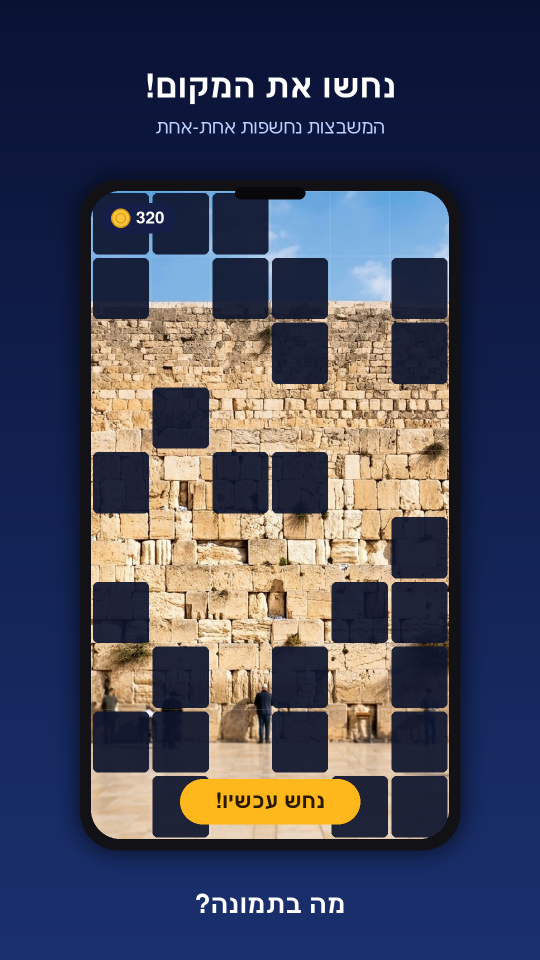
#> input picture google-play-assets/graphics/screenshots/phone_screenshot_1.png, 1080 x 1920 px, found by its file name (shown at 1/2 size); its folder holds only this picture in this run
$ python build_ipad_screenshots.py
#> lines starting #> are read from the running program, lines starting #| are printed output that depends on the picture
#!/usr/bin/env python3
# -*- coding: utf-8 -*-
"""Derive iPad screenshots from the 1080x1920 phone marketing shots.

App Store Connect requires 13" iPad screenshots when the build supports iPad
(Flutter apps are universal). iPad is much wider (3:4), so we place the phone
shot centered on a navy canvas. The canvas uses the SAME vertical gradient as
the phone shots, scaled to the same height, so the side fill blends seamlessly
(no visible seam) — and no content is cropped.

Sizes: 13" iPad = 2064x2752, 12.9" iPad = 2048x2732 (both accepted by ASC).
"""
import os
from PIL import Image

ROOT = "/home/user/WhoIsThere"
SRC = os.path.join(ROOT, "google-play-assets", "graphics", "screenshots")
OUT = os.path.join(ROOT, "google-play-assets", "graphics", "screenshots-apple")

# Same gradient the phone shots use (build_play_assets.vgradient top->bottom).
TOP = (10, 18, 52)
BOTTOM = (26, 48, 110)

TARGETS = [
    ("ipad_13_2064x2752", 2064, 2752),
    ("ipad_12_9_2048x2732", 2048, 2732),
]


def vgradient(w, h, top, bottom):
    base = Image.new("RGB", (w, h), top)
    grad = Image.new("L", (1, h))
    for y in range(h):
        grad.putpixel((0, y), int(255 * y / max(1, h - 1)))
    grad = grad.resize((w, h))
    base.paste(Image.new("RGB", (w, h), bottom), (0, 0), grad)
    return base


srcs = sorted(f for f in os.listdir(SRC)
              if f.startswith("phone_screenshot_") and f.endswith(".png"))
for folder, tw, th in TARGETS:
    d = os.path.join(OUT, folder)
    os.makedirs(d, exist_ok=True)
    for f in srcs:
        im = Image.open(os.path.join(SRC, f)).convert("RGB")
#> im is the input picture: PIL image 1080x1920 RGB; mean R, G, B 69.6, 71.6, 89.8
        # Scale to the FULL canvas height; width ends up < canvas width.
        scale = th / im.height
#> scale = 1.43
        nw, nh = int(im.width * scale + 0.5), th
#> nw = 1548; nh = 2752
        im = im.resize((nw, nh), Image.LANCZOS)
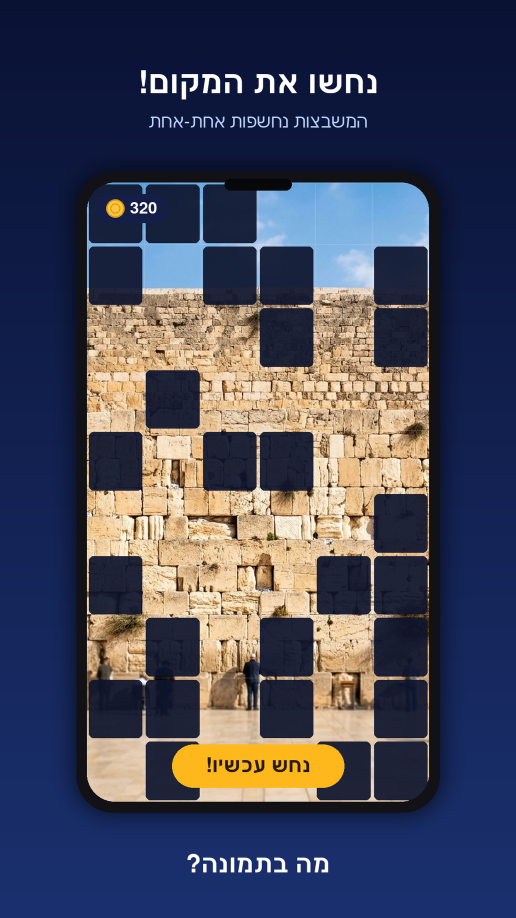
#> im: PIL image 1548x2752 RGB (shown at 1/3 size); mean R, G, B 69.5, 71.6, 89.8
        canvas = vgradient(tw, th, TOP, BOTTOM)
#> in vgradient, `base = Image.new("RGB", (w, h), top)`:
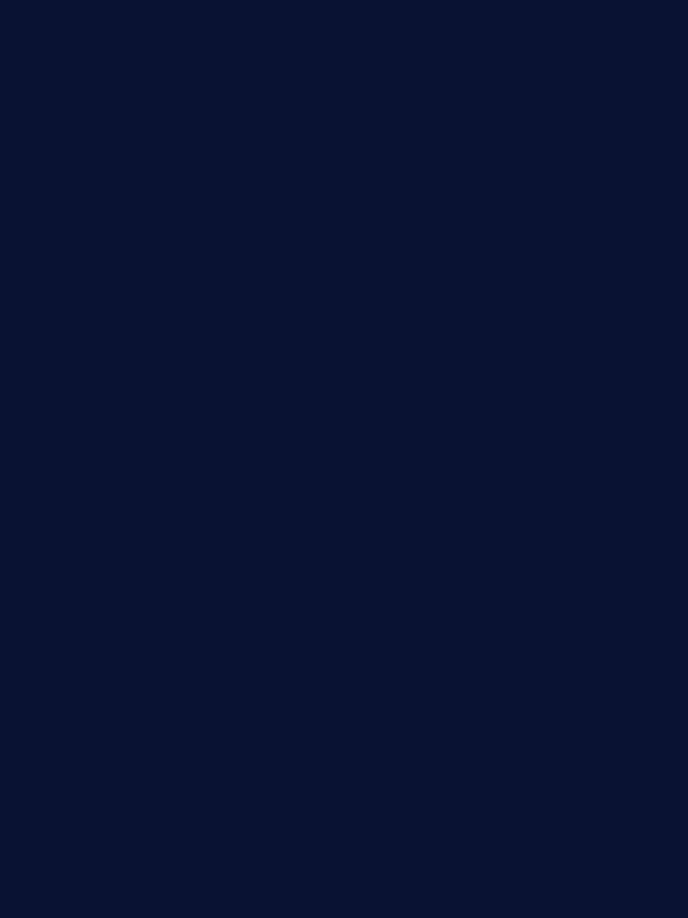
#> base: PIL image 2064x2752 RGB (shown at 1/3 size); mean R, G, B 10, 18, 52
#> in vgradient, `grad = grad.resize((w, h))`:
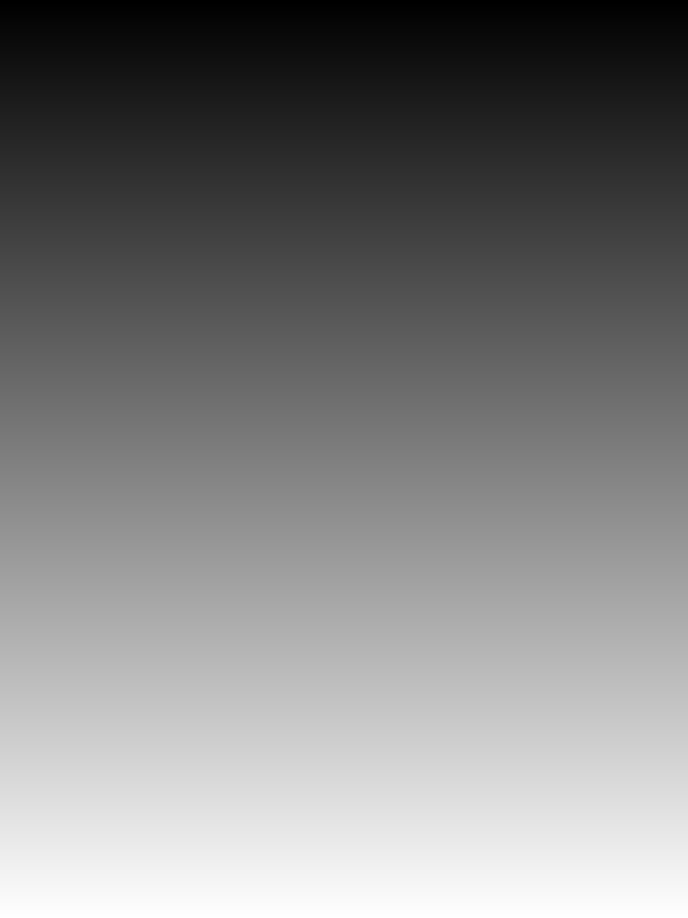
#> grad: PIL image 2064x2752 L (shown at 1/3 size); min 0, max 255, mean 127
#> in vgradient, `base.paste(Image.new("RGB", (w, h), bottom), (0, 0), grad)`:
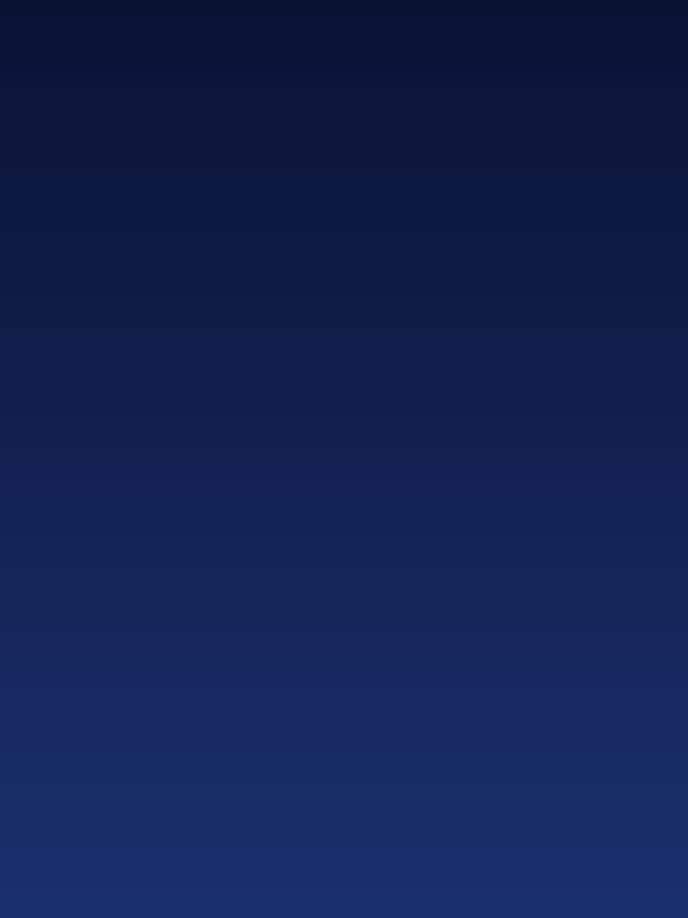
#> base: PIL image 2064x2752 RGB (shown at 1/3 size); mean R, G, B 18, 32.9, 80.9
        canvas.paste(im, ((tw - nw) // 2, 0))  # centered; gradient blends sides
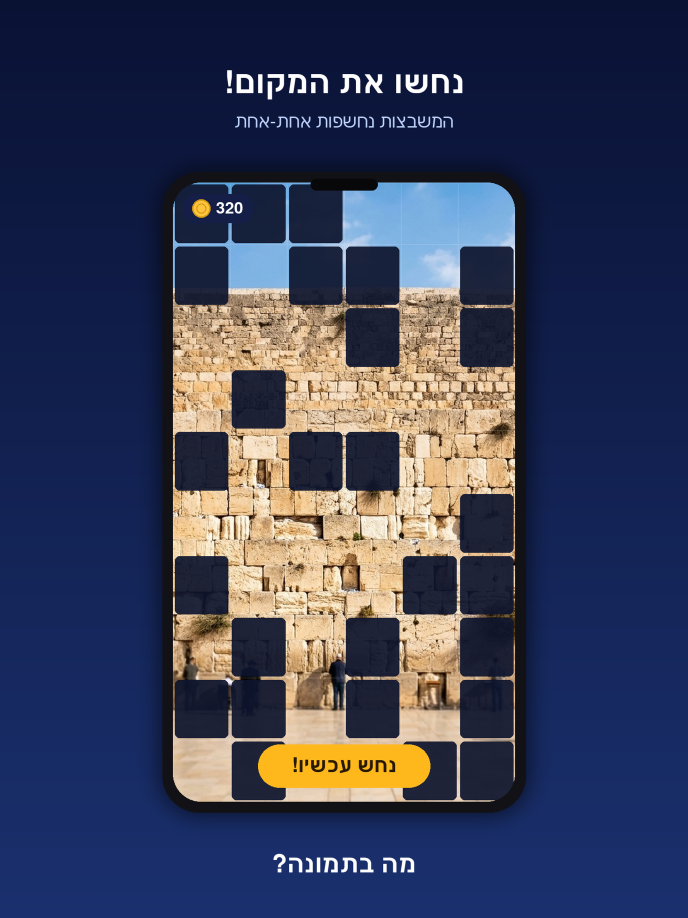
#> canvas: PIL image 2064x2752 RGB (shown at 1/3 size); mean R, G, B 56.6, 61.9, 87.6
        canvas.save(os.path.join(d, f), "PNG")
    print(f"{folder}: {len(srcs)} screenshots @ {tw}x{th}")
print("done")
